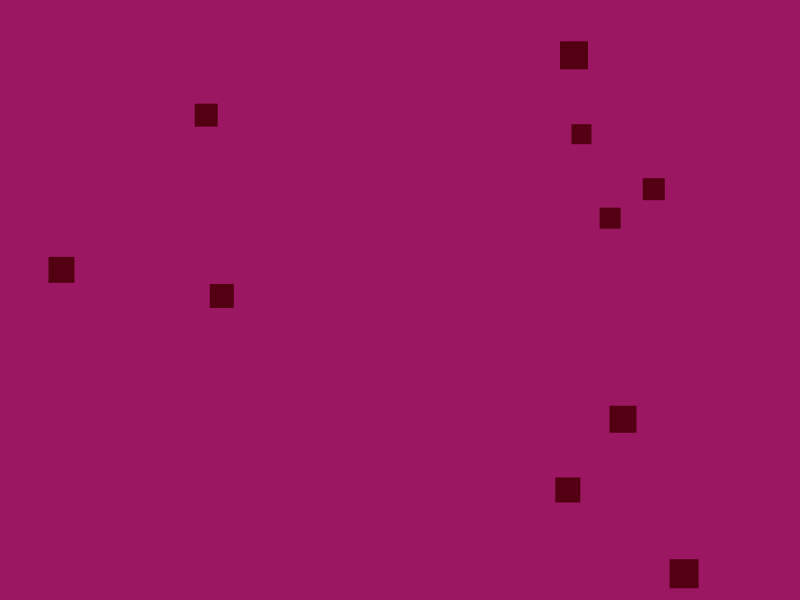
Frame 1 (no input)
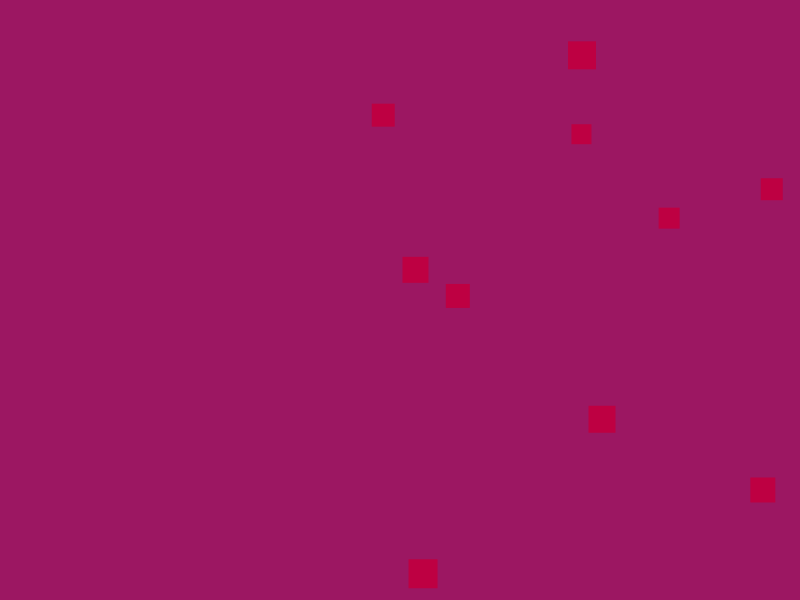
Frame 60 (no input)
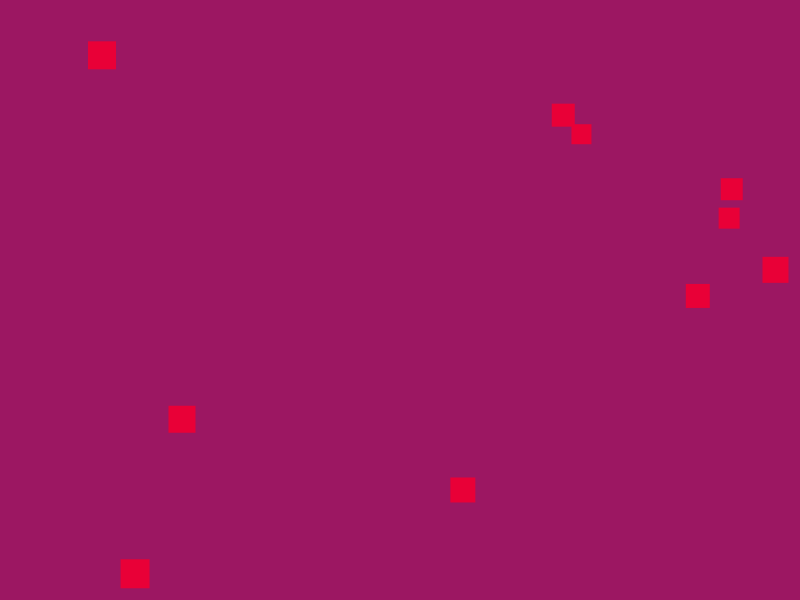
Frame 120 (the mouse pressed at the canvas centre since frame 60)

The p5.js sketch that drew these frames (run headless with seeded random() and noise() and a simulated clock; from frame 60 on, the mouse is pressed at the canvas centre):

// p5.js sketch
// ── sketch.js
var square = [];

var col = {
  r: 255,
  g: 0,
  b: 111,
};


function setup() {
  createCanvas(800, 600);
  for (var i = 0; i < 10; i++) {

    square[i] = new Square(random(width), random(height), i, i + 20);
  }
}

function draw() {
  background(156, 23, 98);
  col.r = random(0, 255);
  col.g = 0;
  col.b = random(0, 255);
  fill(col.r, col.g, col.b);
  for (var i = 0; i < 10; i++) {
    square[i].drawsquare();
    square[i].move();
    square[i].detectEdge();

    if (square.length > 50) {
      square.splice(0, 1);
    }
  }
}

//my first constructor function

function Square(x, y, speed, size, colors) {
  this.x = x;
  this.y = y;
  this.speed = speed;
  this.size = size;
  this.colors = colors;

  this.drawsquare = function() {
    noStroke();
    // col.r = random(0, 255);
    // col.g = 0;
    // col.b = random(0, 255);
    // fill =(col.r,col.g,col.b);
    // fill(this.colors = random(100,200,225));
    rect(this.x, this.y, this.size, this.size);

    this.move = function() {
      this.x = this.x + this.speed;
    }
  }
  this.fillsquare = function() {
    
  }

  this.detectEdge = function() {
    if (this.x >= width || this.x <= 0) {
      this.speed = this.speed * -1;
    }
  }
}
